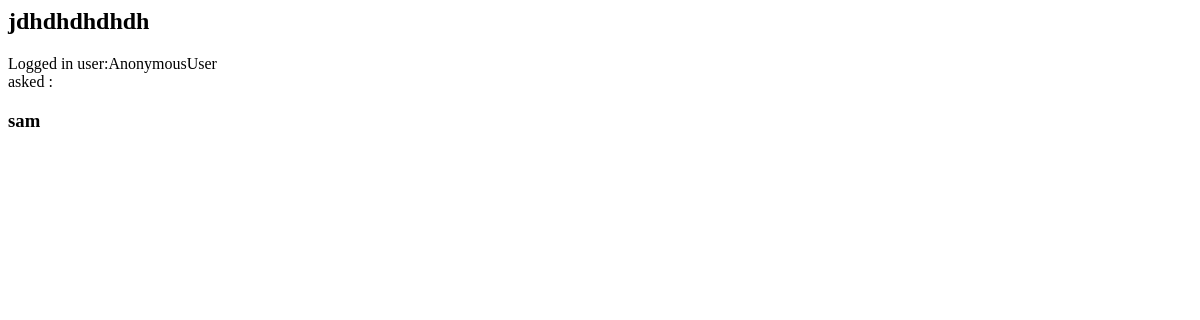
The page /notify/ on the database as committed earlier.
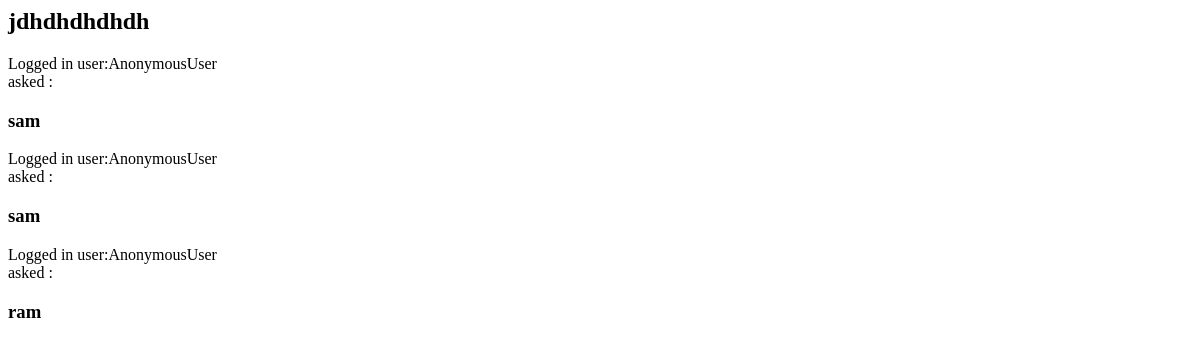
The same page on the database as committed later.
### forumapp/models.py (models this page shows, shortened)
class Notifications(models.Model):
    user = models.ForeignKey(NormalUser, related_name="notify_user", on_delete=models.CASCADE,null = True,blank = True)
    question = models.ForeignKey(Question,related_name='notify_answers',on_delete=models.CASCADE,null = True,blank = True)
    like = models.ForeignKey(Like,related_name='notification_likes',on_delete=models.CASCADE,null = True,blank = True)
    message = models.TextField()
    date_created = models.DateTimeField(auto_now = True)
    def __str__(self):
        return str(self.question.question)

class Question(models.Model):
    user_q = models.ForeignKey(NormalUser,on_delete = models.CASCADE,null=True)
    category = models.ForeignKey(Category,on_delete = models.CASCADE)
    question = models.CharField(max_length = 350,null=True)
    like_question = models.ManyToManyField(User, related_name='likes',default=None,blank=True)
    image = models.ImageField(upload_to='question',blank=True)
    description = models.TextField(null=True,blank=True)
    date_created = models.DateTimeField(auto_now = True)
    date_updated = models.DateTimeField(auto_now = True)
    views = models.PositiveIntegerField(default=0)

class NormalUser(models.Model):
    user = models.OneToOneField(User,on_delete = models.CASCADE)
    fname = models.CharField(max_length = 250)
    lname = models.CharField(max_length = 200)
    email = models.EmailField()
    image = models.ImageField(upload_to = 'user')
    date_created = models.DateTimeField(auto_now = True)

### forumapp/views.py (the view)
# urls.py: path('notify/', views.NotificationListView.as_view(), name='notifications'),
class NotificationListView(ListView):
    template_name = "forum/notification.html"
    queryset = Notifications.objects.all()
    print("queeryset",queryset)
    context_object_name = 'notifications'
    paginate_by = 10

### templates/forum/notification.html (shortened to what this page needs)
<h2>jdhdhdhdhdh</h2>
{% for n in notifications %}
        Logged in user:{{ request.user }}<br>
        asked : <h3>{{ n.question.user_q.user }}</h3>
{% endfor %}

Rows that differ between the two databases and show on the page:
added Notifications: user "AnonymousUser", question.user_q.user "sam"
added Notifications: user "AnonymousUser", question.user_q.user "ram"
